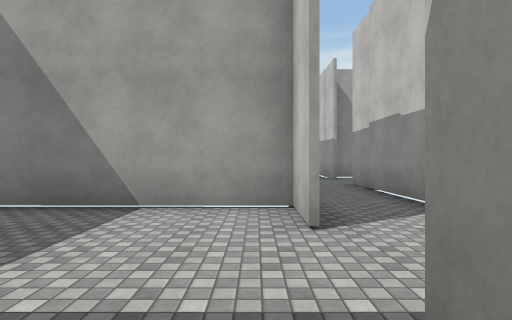
view 1 (above)

21 first-person views from a walk through a Unity game level. The camera is 1.4 m above the floor, looks level and sees 80° across. The floor is counted in squares, 2 m on a side. Each view is taken from the middle of a square. On the plan, view 1 faces up. The plan holds only what a view shows up to about 10 squares ahead; the rest is blank. The place goes on beyond the plan. Door leaves are left out, so doorways stand open. Surface patterns are stand-ins for the level's own textures.

view 2
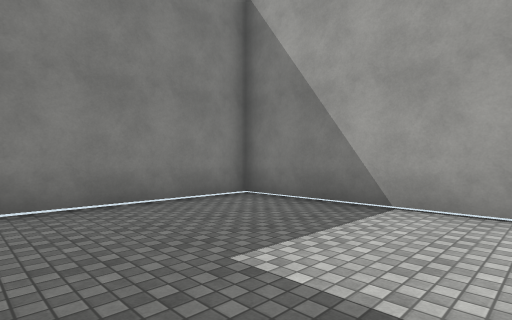

view 3
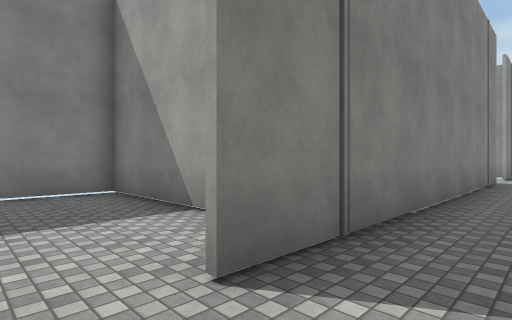

view 4
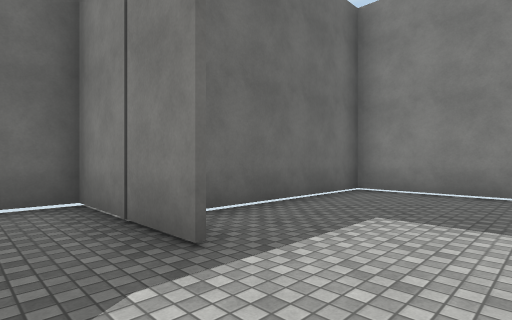

view 5
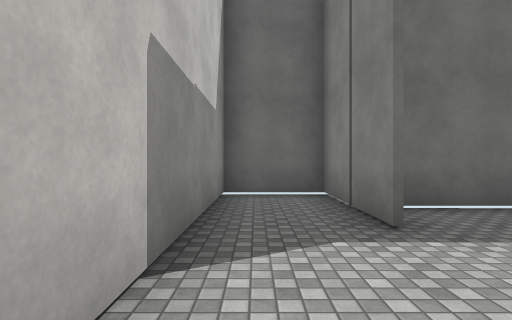

view 6
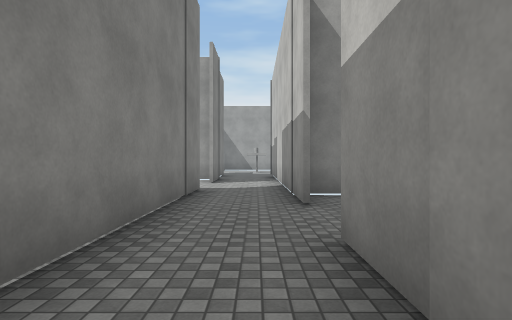

view 7
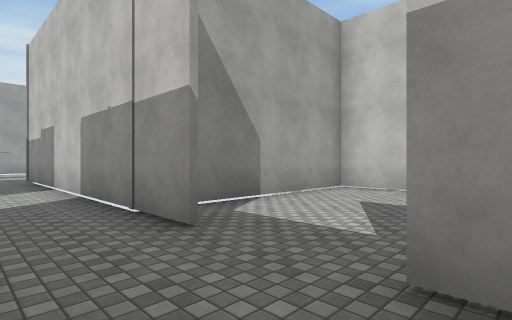

view 8
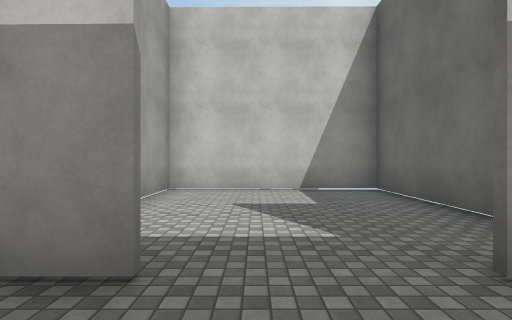

view 9
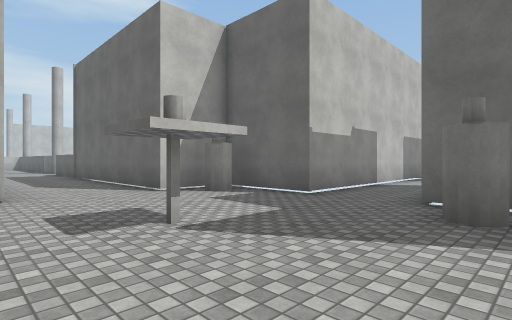

view 10
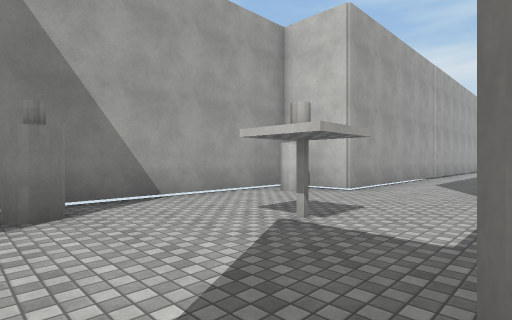

view 11
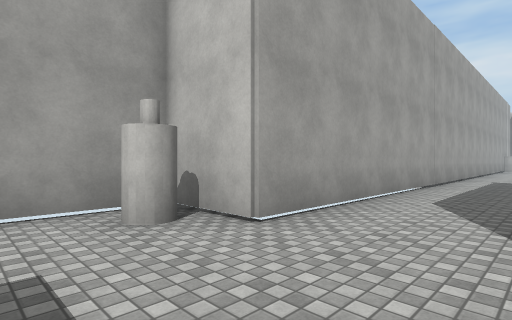

view 12
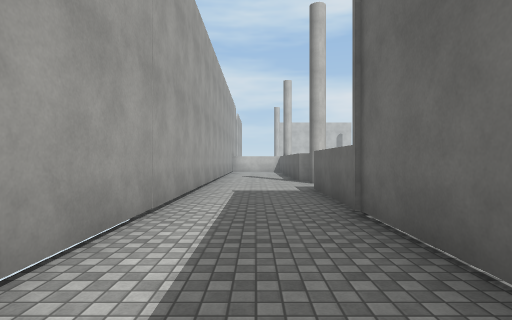

view 13
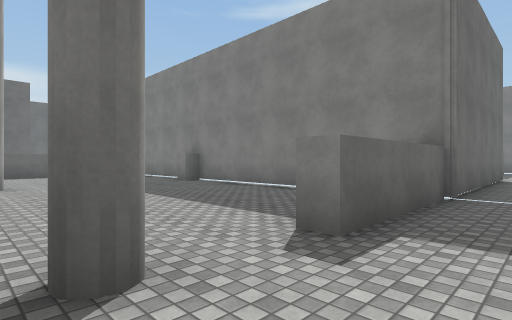

view 14
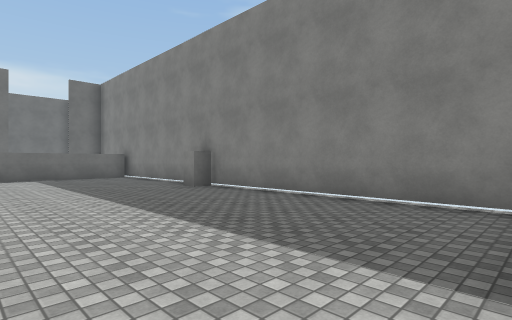

view 15
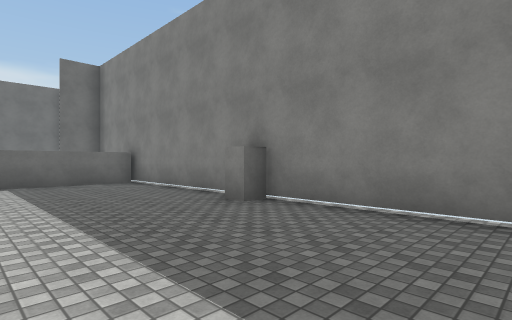

view 16
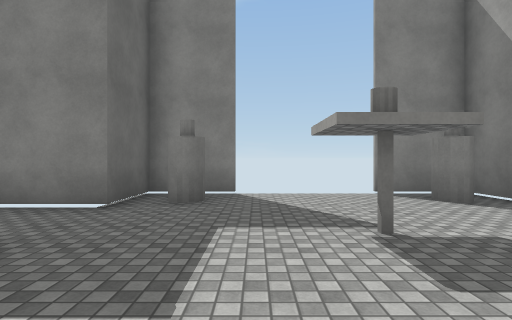

view 17
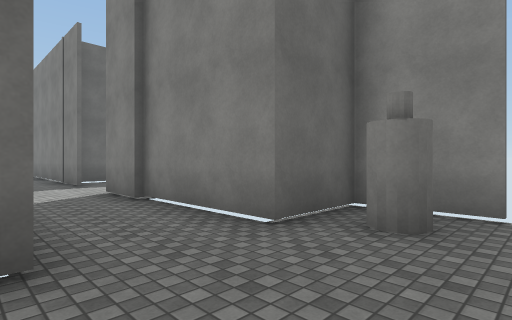

view 18
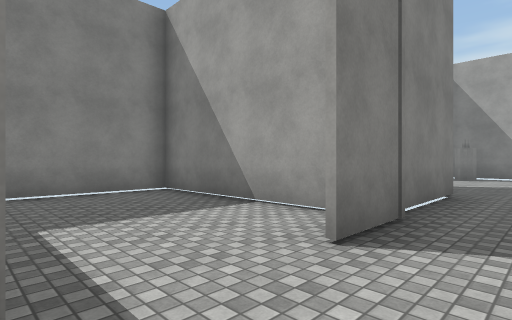

view 19
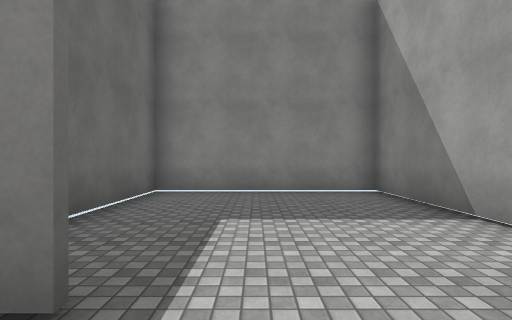

view 20
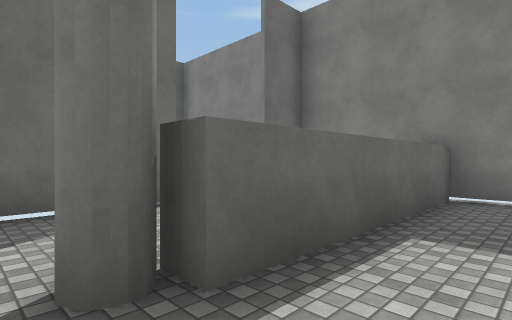

view 21
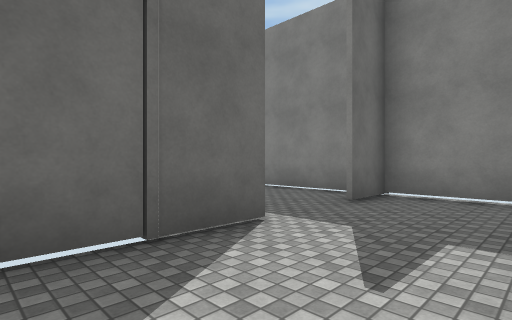

### Floor plan
Ten units are one square. View 1 is at (0, 0); x grows to the right and y downward. Boxes are objects, and circles mark ways between rooms. Rooms are numbered by the first view taken in them; rooms with no view inside come last. Other rooms are left out.
<svg viewBox="-53 -268 238 294">
<path fill="none" stroke="#000" d="M6 -11 6 21 27 21 27 -32M5 -31 5 -43M8 -44 -48 -44 -48 4 6 4M27 -48 27 -86M7 -105 6 -29M120 -206 120 -84M54 -217 155 -217 155 -210M52 -263 -11 -263M179 -244 54 -244 54 -260M7 -168 7 -152M-13 -216 -13 -198 5 -198 5 -168M-13 -256 -13 -244M7 -132 7 -105M120 -87 170 -87M27 -106 27 -198 51 -198M170 -87 170 -81M154 -56 179 -56M8 -166 -47 -166 -47 -118 7 -118M45 -72 81 -72 81 -120 27 -120M120 -75 120 -56 132 -56"/>
<rect x="-5" y="-215" width="10" height="10" fill="#bbb"><title>cylinder</title></rect>
<rect x="-5" y="-255" width="10" height="10" fill="#bbb"><title>cylinder</title></rect>
<rect x="45" y="-215" width="10" height="10" fill="#bbb"><title>cylinder</title></rect>
<rect x="45" y="-255" width="10" height="10" fill="#bbb"><title>cylinder</title></rect>
<rect x="115" y="-145" width="10" height="10" fill="#bbb"><title>block</title></rect>
<circle cx="20" cy="-40" r="3" fill="#2a7"/>
<circle cx="20" cy="-110" r="3" fill="#2a7"/>
<circle cx="30" cy="-95" r="3" fill="#2a7"/>
<circle cx="180" cy="-90" r="3" fill="#2a7"/>
<circle cx="10" cy="-145" r="3" fill="#2a7"/>
<circle cx="165" cy="-75" r="3" fill="#2a7"/>
<text x="-10" y="-20">1</text>
<text x="20" y="-70">2</text>
<text x="100" y="-220">3</text>
<text x="170" y="-80">4</text>
<text x="-20" y="-140">5</text>
<text x="50" y="-100">6</text>
<text x="140" y="-70">7</text>
</svg>
Room 1 opens to room 2. Room 2 opens to room 3. Room 2 opens to room 6. Room 3 opens to room 4. Room 3 opens to room 5. Room 4 opens to room 7.

Where each view was taken, in squares from view 1:
view 1: 0 up, 0 right, facing up
view 2: 0 up, 0 right, facing up-left
view 3: 2 up, 2 right, facing up-left
view 4: 3 up, 2 right, facing down-left
view 5: 4 up, 2 right, facing down
view 6: 6 up, 2 right, facing up
view 7: 8 up, 1 right, facing up-right
view 8: 10 up, 1 right, facing right
view 9: 25 up, 1 left, facing down-right
view 10: 21 up, 1 left, facing up-right
view 11: 22 up, 3 right, facing up-right
view 12: 23 up, 8 right, facing right
view 13: 23 up, 18 right, facing down-left
view 14: 21 up, 17 right, facing down-left
view 15: 18 up, 16 right, facing down-left
view 16: 22 up, 5 right, facing left
view 17: 22 up, 3 right, facing down-left
view 18: 13 up, 2 right, facing up-left
view 19: 14 up, 2 right, facing left
view 20: 10 up, 18 right, facing down-left
view 21: 8 up, 18 right, facing down-left
